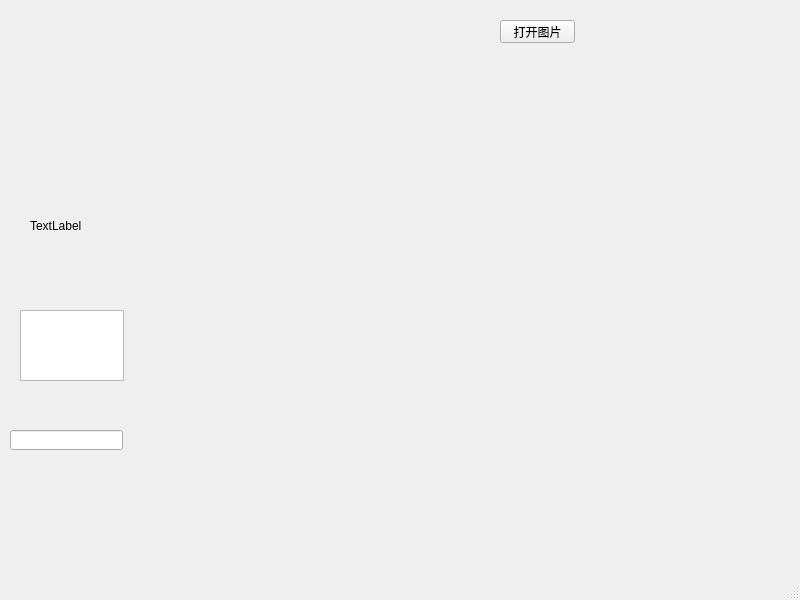
<?xml version="1.0" encoding="UTF-8"?>
<ui version="4.0">
 <class>MainWindow</class>
 <widget class="QMainWindow" name="MainWindow">
  <property name="geometry">
   <rect>
    <x>0</x>
    <y>0</y>
    <width>800</width>
    <height>600</height>
   </rect>
  </property>
  <property name="windowTitle">
   <string>MainWindow</string>
  </property>
  <widget class="QWidget" name="centralwidget">
   <widget class="QPushButton" name="pushButton">
    <property name="geometry">
     <rect>
      <x>500</x>
      <y>20</y>
      <width>75</width>
      <height>23</height>
     </rect>
    </property>
    <property name="text">
     <string>打开图片</string>
    </property>
   </widget>
   <widget class="QLabel" name="label">
    <property name="geometry">
     <rect>
      <x>30</x>
      <y>30</y>
      <width>351</width>
      <height>391</height>
     </rect>
    </property>
    <property name="text">
     <string>TextLabel</string>
    </property>
   </widget>
   <widget class="QTextEdit" name="textEdit">
    <property name="geometry">
     <rect>
      <x>20</x>
      <y>310</y>
      <width>104</width>
      <height>71</height>
     </rect>
    </property>
   </widget>
   <widget class="QLineEdit" name="lineEdit">
    <property name="geometry">
     <rect>
      <x>10</x>
      <y>430</y>
      <width>113</width>
      <height>20</height>
     </rect>
    </property>
   </widget>
  </widget>
  <widget class="QMenuBar" name="menubar">
   <property name="geometry">
    <rect>
     <x>0</x>
     <y>0</y>
     <width>800</width>
     <height>23</height>
    </rect>
   </property>
  </widget>
  <widget class="QStatusBar" name="statusbar"/>
 </widget>
 <resources/>
 <connections/>
</ui>
